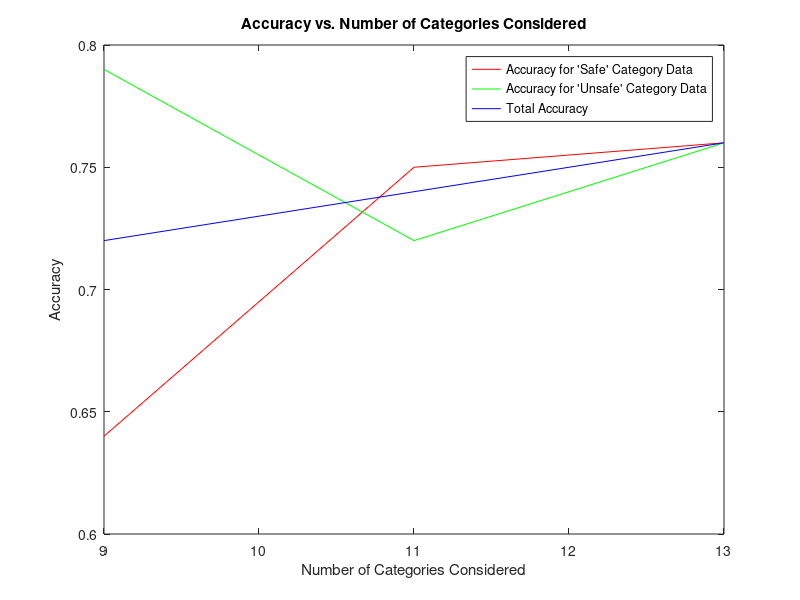

Here is the MATLAB script that generated this plot: (Note: this script raises an error after producing the figure.)

%% Plotting Accuracy vs. Number of Categories Considered
% categories = [7:2:21,22,24,29:30,33]: ***size 13
% Accuracy of predicting 'safe' test data: 0.76
% Accuracy of predicting 'unsafe' test data: 0.76
% Total accuracy of test data: 0.76

% categories = [7:2:17,29:30,33]: ***size 9
% Accuracy of predicting 'safe' test data: 0.64
% Accuracy of predicting 'unsafe' test data: 0.79
% Total accuracy of test data: 0.72

% categories = [7:2:17,22,24,29:30,33]: ***size 11
% Accuracy of predicting 'safe' test data: 0.75
% Accuracy of predicting 'unsafe' test data: 0.72
% Total accuracy of test data: 0.74

safe_acc = [0.64 0.75 0.76];
unsafe_acc = [0.79 0.72 0.76];
total_acc = [0.72 0.74 0.76];
num_cats = [9 11 13];

figure, plot(num_cats, safe_acc, 'red')
hold on, plot(num_cats, unsafe_acc, 'green')
plot(num_cats, total_acc, 'blue')
legend("Accuracy for 'Safe' Category Data","Accuracy for 'Unsafe' Category Data","Total Accuracy")
xlabel('Number of Categories Considered')
ylabel('Accuracy')
title('Accuracy vs. Number of Categories Considered')


%% Plotting Accuracies for Network Training Functions

traingd = [0.76 0.76 0.76];
trainbr = [0.86 0.80 0.83];
traingdm = [0.84 0.67 0.75];

x = categorical({'traingd','traingdm','trainbr'});
vals = [traingd; traingdm; trainbr];
figure,bar(x,vals)
hold on, ylim([0.6 0.9])
xlabel('Training Function'),ylabel('Accuracy')
title('Accuracies for Network Training Functions')

b = bar(x,vals);

xtips1 = b(1).XEndPoints;
ytips1 = b(1).YEndPoints;
labels1 = string(b(1).YData);
text(xtips1,ytips1,labels1,'HorizontalAlignment','center',...
    'VerticalAlignment','bottom')

xtips2 = b(2).XEndPoints;
ytips2 = b(2).YEndPoints;
labels2 = string(b(2).YData);
text(xtips2,ytips2,labels2,'HorizontalAlignment','center',...
    'VerticalAlignment','bottom')

xtips3 = b(3).XEndPoints;
ytips3 = b(3).YEndPoints;
labels3 = string(b(3).YData);
text(xtips3,ytips3,labels3,'HorizontalAlignment','center',...
    'VerticalAlignment','bottom')



